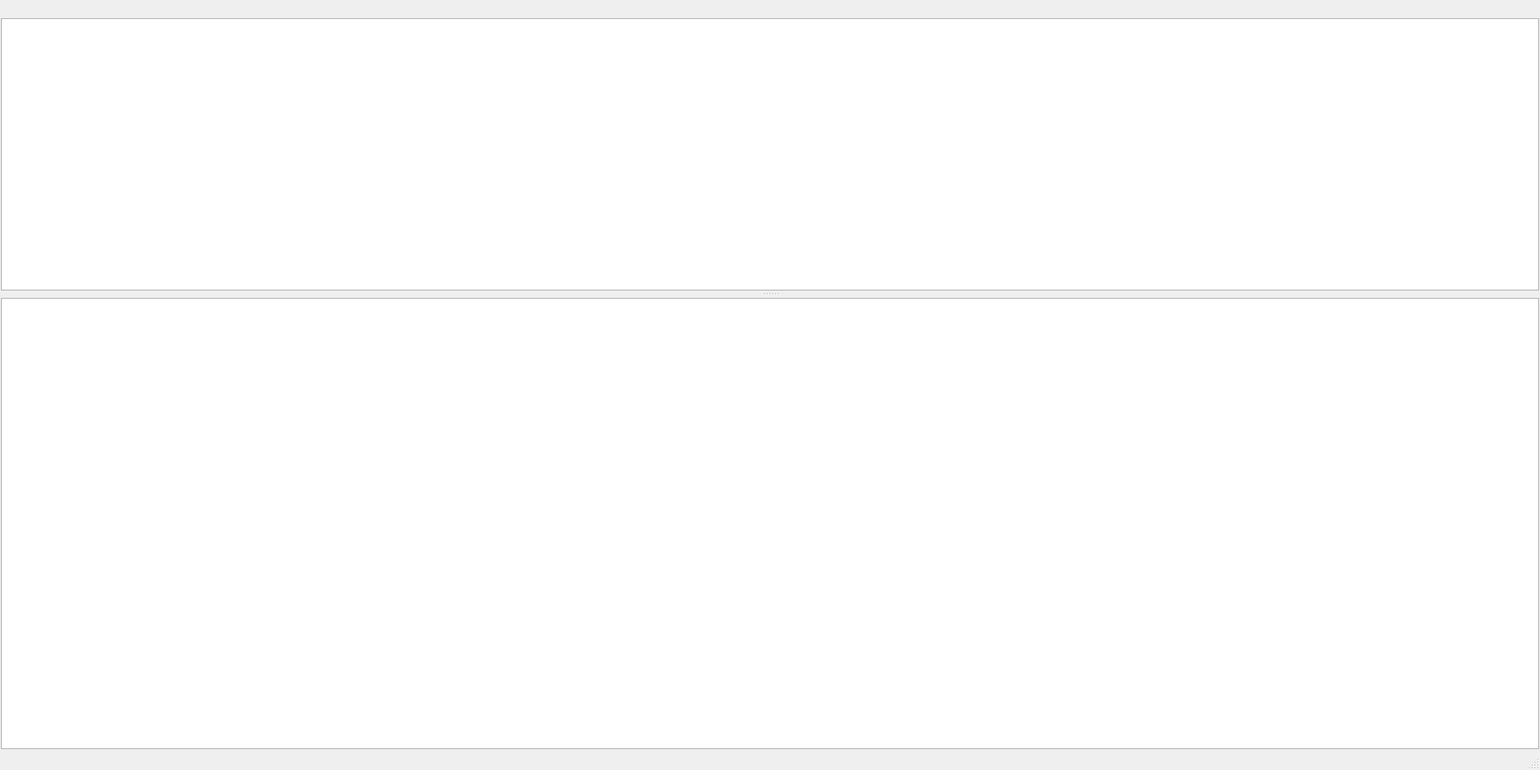
<?xml version="1.0" encoding="UTF-8"?>
<ui version="4.0">
 <class>MainWindow</class>
 <widget class="QMainWindow" name="MainWindow">
  <property name="geometry">
   <rect>
    <x>0</x>
    <y>0</y>
    <width>1695</width>
    <height>848</height>
   </rect>
  </property>
  <property name="windowTitle">
   <string>RadioPicker</string>
  </property>
  <widget class="QWidget" name="centralwidget">
   <layout class="QGridLayout" name="gridLayout_3">
    <property name="leftMargin">
     <number>1</number>
    </property>
    <property name="topMargin">
     <number>1</number>
    </property>
    <property name="rightMargin">
     <number>1</number>
    </property>
    <property name="bottomMargin">
     <number>1</number>
    </property>
    <property name="spacing">
     <number>1</number>
    </property>
    <item row="0" column="0">
     <layout class="QGridLayout" name="gridLayout">
      <property name="verticalSpacing">
       <number>1</number>
      </property>
      <item row="0" column="0">
       <widget class="QListView" name="imageView">
        <property name="isWrapping" stdset="0">
         <bool>true</bool>
        </property>
       </widget>
      </item>
     </layout>
    </item>
   </layout>
  </widget>
  <widget class="QDockWidget" name="dockWidget">
   <property name="features">
    <set>QDockWidget::NoDockWidgetFeatures</set>
   </property>
   <property name="allowedAreas">
    <set>Qt::TopDockWidgetArea</set>
   </property>
   <property name="windowTitle">
    <string/>
   </property>
   <attribute name="dockWidgetArea">
    <number>4</number>
   </attribute>
   <widget class="QWidget" name="dockWidgetContents">
    <layout class="QGridLayout" name="gridLayout_2">
     <property name="leftMargin">
      <number>1</number>
     </property>
     <property name="topMargin">
      <number>1</number>
     </property>
     <property name="rightMargin">
      <number>1</number>
     </property>
     <property name="bottomMargin">
      <number>1</number>
     </property>
     <item row="0" column="0">
      <layout class="QVBoxLayout" name="verticalLayout">
       <item>
        <widget class="QTableView" name="dirView">
         <property name="sizePolicy">
          <sizepolicy hsizetype="Preferred" vsizetype="Preferred">
           <horstretch>0</horstretch>
           <verstretch>0</verstretch>
          </sizepolicy>
         </property>
         <property name="minimumSize">
          <size>
           <width>0</width>
           <height>300</height>
          </size>
         </property>
         <property name="alternatingRowColors">
          <bool>true</bool>
         </property>
        </widget>
       </item>
      </layout>
     </item>
    </layout>
   </widget>
  </widget>
  <widget class="QStatusBar" name="statusBar"/>
 </widget>
 <resources/>
 <connections/>
</ui>
